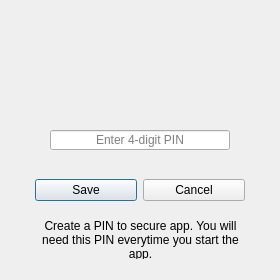
<?xml version="1.0" encoding="UTF-8"?>
<ui version="4.0">
 <class>CreatePINDialog</class>
 <widget class="QDialog" name="CreatePINDialog">
  <property name="windowModality">
   <enum>Qt::ApplicationModal</enum>
  </property>
  <property name="geometry">
   <rect>
    <x>0</x>
    <y>0</y>
    <width>280</width>
    <height>280</height>
   </rect>
  </property>
  <property name="minimumSize">
   <size>
    <width>280</width>
    <height>280</height>
   </size>
  </property>
  <property name="maximumSize">
   <size>
    <width>280</width>
    <height>280</height>
   </size>
  </property>
  <property name="windowTitle">
   <string>Paper - Create PIN</string>
  </property>
  <property name="windowIcon">
   <iconset>
    <normaloff>../icons/icons8-origami-100.png</normaloff>../icons/icons8-origami-100.png</iconset>
  </property>
  <widget class="QWidget" name="horizontalLayoutWidget">
   <property name="geometry">
    <rect>
     <x>30</x>
     <y>170</y>
     <width>220</width>
     <height>41</height>
    </rect>
   </property>
   <layout class="QHBoxLayout" name="horizontalLayout_2">
    <property name="leftMargin">
     <number>5</number>
    </property>
    <property name="rightMargin">
     <number>5</number>
    </property>
    <item>
     <widget class="QPushButton" name="save_button">
      <property name="focusPolicy">
       <enum>Qt::ClickFocus</enum>
      </property>
      <property name="text">
       <string>Save</string>
      </property>
      <property name="icon">
       <iconset>
        <normaloff>../icons/icons8-ok-96.png</normaloff>../icons/icons8-ok-96.png</iconset>
      </property>
     </widget>
    </item>
    <item>
     <widget class="QPushButton" name="cancel_button">
      <property name="text">
       <string>Cancel</string>
      </property>
      <property name="icon">
       <iconset>
        <normaloff>../icons/icons8-cancel-96.png</normaloff>../icons/icons8-cancel-96.png</iconset>
      </property>
     </widget>
    </item>
   </layout>
  </widget>
  <widget class="QLineEdit" name="create_pin_line_edit">
   <property name="geometry">
    <rect>
     <x>50</x>
     <y>130</y>
     <width>180</width>
     <height>20</height>
    </rect>
   </property>
   <property name="maximumSize">
    <size>
     <width>180</width>
     <height>16777215</height>
    </size>
   </property>
   <property name="focusPolicy">
    <enum>Qt::ClickFocus</enum>
   </property>
   <property name="maxLength">
    <number>4</number>
   </property>
   <property name="echoMode">
    <enum>QLineEdit::Password</enum>
   </property>
   <property name="alignment">
    <set>Qt::AlignCenter</set>
   </property>
   <property name="placeholderText">
    <string>Enter 4-digit PIN</string>
   </property>
   <property name="clearButtonEnabled">
    <bool>true</bool>
   </property>
  </widget>
  <widget class="QLabel" name="label">
   <property name="geometry">
    <rect>
     <x>100</x>
     <y>30</y>
     <width>80</width>
     <height>80</height>
    </rect>
   </property>
   <property name="maximumSize">
    <size>
     <width>80</width>
     <height>80</height>
    </size>
   </property>
   <property name="font">
    <font>
     <pointsize>14</pointsize>
     <bold>true</bold>
    </font>
   </property>
   <property name="text">
    <string/>
   </property>
   <property name="pixmap">
    <pixmap>../drawables/icons8-password-100.png</pixmap>
   </property>
   <property name="scaledContents">
    <bool>true</bool>
   </property>
   <property name="alignment">
    <set>Qt::AlignCenter</set>
   </property>
  </widget>
  <widget class="QLabel" name="label_3">
   <property name="geometry">
    <rect>
     <x>30</x>
     <y>220</y>
     <width>221</width>
     <height>39</height>
    </rect>
   </property>
   <property name="font">
    <font>
     <pointsize>9</pointsize>
    </font>
   </property>
   <property name="text">
    <string>Create a PIN to secure app. You will need this PIN everytime you start the app.</string>
   </property>
   <property name="alignment">
    <set>Qt::AlignCenter</set>
   </property>
   <property name="wordWrap">
    <bool>true</bool>
   </property>
  </widget>
 </widget>
 <resources/>
 <connections/>
</ui>
